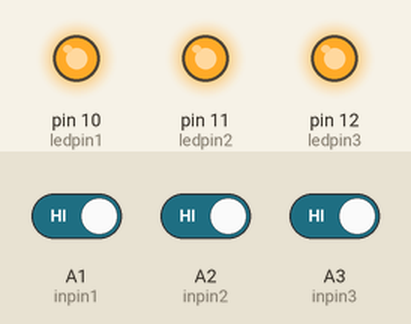
Recording of a sketch running on a simulated Arduino Uno, built with avr-gcc and run on an emulated ATmega328P. Parts: output pins drawn as LEDs (lit = HIGH). The test bench sets the inputs (shaded band); at power-on: A1 (inpin1) HIGH, A2 (inpin2) HIGH, A3 (inpin3) HIGH.

Above: at 1.2 s.
1.3 s: A1 (inpin1) driven LOW
At 2.5 s:
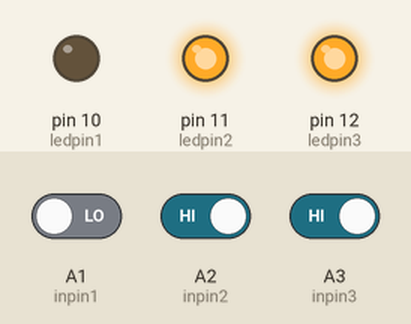
2.8 s: A2 (inpin2) driven LOW
At 3.9 s:
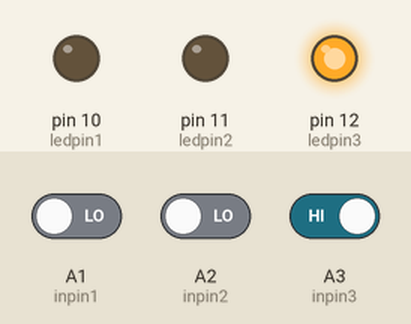
4.3 s: A3 (inpin3) driven LOW
At 5.0 s:
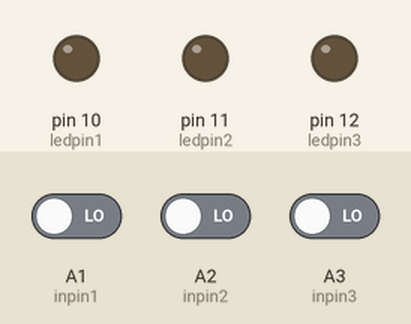
5.8 s: A1 (inpin1) driven HIGH
At 6.2 s:
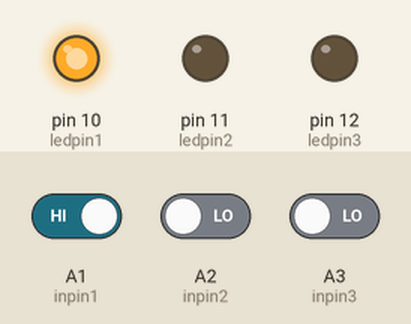
7.3 s: A2 (inpin2) driven HIGH
At 8.5 s:
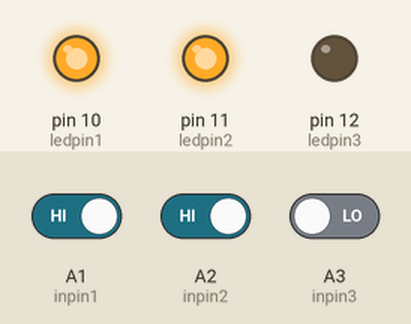
8.8 s: A1 (inpin1) driven LOW
At 9.6 s:
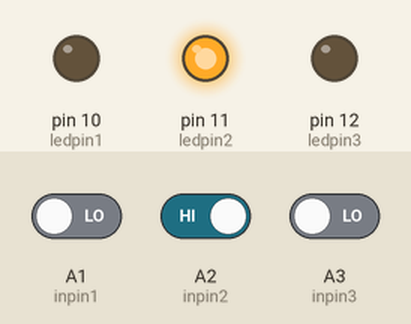
Timing chart, 0 to 11.3 s (numbered marks = the images above; inputs shaded):
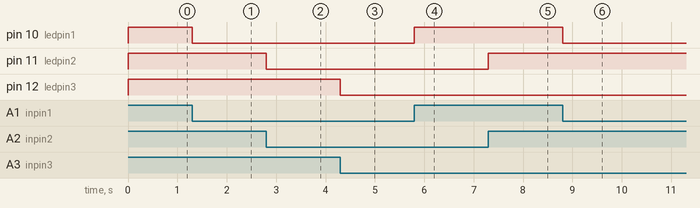

Measured:
- after the input at 1.3 s, pin 10 (ledpin1): HIGH → LOW at once
- after the input at 2.8 s, pin 11 (ledpin2): HIGH → LOW at once
- after the input at 4.3 s, pin 12 (ledpin3): HIGH → LOW at once
- after the input at 5.8 s, pin 10 (ledpin1): LOW → HIGH at once
- after the input at 7.3 s, pin 11 (ledpin2): LOW → HIGH at once
- after the input at 8.8 s, pin 10 (ledpin1): HIGH → LOW at once

The sketch:

ledsByButt.ino
```cpp
//зажигаем светодиоды кнопками

int ledpin1 = 10; //задаем переменную ledpin1 и подсоединяем к выводу 10
int ledpin2 = 11; //задаем переменную ledpin2 и подсоединяем к выводу 11
int ledpin3 = 12; //задаем переменную ledpin3 и подсоединяем к выводу 12
int inpin1=A1; //задаем переменную inpin1 и подсоединяем к выводу A1
int inpin2=A2; //задаем переменную inpin2 и подсоединяем к выводу A2
int inpin3=A3; //задаем переменную inpin3 и подсоединяем к выводу A3

int val;//задаем переменную val

void setup(){
pinMode(ledpin1,OUTPUT);//устанавливаем вывод 10 как выход
pinMode(ledpin2,OUTPUT);//устанавливаем вывод 11 как выход
pinMode(ledpin3,OUTPUT);//устанавливаем вывод 12 как выход
pinMode(inpin1,INPUT);//устанавливаем вывод A1 как вход
pinMode(inpin2,INPUT);//устанавливаем вывод A2 как вход
pinMode(inpin3,INPUT);//устанавливаем вывод A3 как вход
}


void loop(){
val=digitalRead(inpin1);//считываем данные порта в переменную val
if(val==LOW)           //выполняем условие, если в переменную записан 0, то гасим светодиод
{ digitalWrite(ledpin1,LOW);}
else  //иначе, включаем
{ digitalWrite(ledpin1,HIGH);}

val=digitalRead(inpin2);//считываем данные порта в переменную val
if(val==LOW)           //выполняем условие, если в переменную записан 0, то гасим светодиод
{ digitalWrite(ledpin2,LOW);}
else  //иначе, включаем
{ digitalWrite(ledpin2,HIGH);}

val=digitalRead(inpin3);//считываем данные порта в переменную val
if(val==LOW)           //выполняем условие, если в переменную записан 0, то гасим светодиод
{ digitalWrite(ledpin3,LOW);}
else  //иначе, включаем
{ digitalWrite(ledpin3,HIGH);}
}
```
